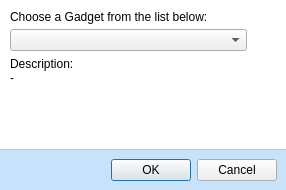
<?xml version="1.0" encoding="UTF-8"?>
<ui version="4.0">
 <class>AddGadgetWindow</class>
 <widget class="QDialog" name="AddGadgetWindow">
  <property name="geometry">
   <rect>
    <x>0</x>
    <y>0</y>
    <width>286</width>
    <height>190</height>
   </rect>
  </property>
  <property name="windowTitle">
   <string>Add Gadget</string>
  </property>
  <property name="styleSheet">
   <string>QDialog {
	background-color: rgb(201, 226, 252);
}
QWidget#contentWidget {
	background-color: white;
}
QFrame#buttonBoxFrame {
	border-top: 1px solid #B8C6D9;
}</string>
  </property>
  <layout class="QVBoxLayout" name="verticalLayout">
   <property name="spacing">
    <number>0</number>
   </property>
   <property name="margin">
    <number>0</number>
   </property>
   <item>
    <widget class="QWidget" name="contentWidget" native="true">
     <property name="sizePolicy">
      <sizepolicy hsizetype="Preferred" vsizetype="Expanding">
       <horstretch>0</horstretch>
       <verstretch>0</verstretch>
      </sizepolicy>
     </property>
     <layout class="QVBoxLayout" name="verticalLayout_4">
      <property name="spacing">
       <number>5</number>
      </property>
      <property name="margin">
       <number>10</number>
      </property>
      <item>
       <widget class="QLabel" name="label">
        <property name="text">
         <string>Choose a Gadget from the list below:</string>
        </property>
       </widget>
      </item>
      <item>
       <layout class="QHBoxLayout" name="horizontalLayout">
        <item>
         <widget class="QComboBox" name="cmbGadgets"/>
        </item>
        <item>
         <widget class="QToolButton" name="cmdReload">
          <property name="icon">
           <iconset resource="../main.qrc">
            <normaloff>:/gui/icons/view-refresh.png</normaloff>:/gui/icons/view-refresh.png</iconset>
          </property>
          <property name="autoRaise">
           <bool>true</bool>
          </property>
         </widget>
        </item>
       </layout>
      </item>
      <item>
       <layout class="QVBoxLayout" name="verticalLayout_3">
        <property name="spacing">
         <number>0</number>
        </property>
        <item>
         <widget class="QLabel" name="label_2">
          <property name="font">
           <font>
            <pointsize>9</pointsize>
           </font>
          </property>
          <property name="text">
           <string>Description:</string>
          </property>
         </widget>
        </item>
        <item>
         <widget class="QLabel" name="lblDescription">
          <property name="sizePolicy">
           <sizepolicy hsizetype="Preferred" vsizetype="Expanding">
            <horstretch>0</horstretch>
            <verstretch>0</verstretch>
           </sizepolicy>
          </property>
          <property name="minimumSize">
           <size>
            <width>0</width>
            <height>60</height>
           </size>
          </property>
          <property name="font">
           <font>
            <pointsize>9</pointsize>
           </font>
          </property>
          <property name="text">
           <string>-</string>
          </property>
          <property name="alignment">
           <set>Qt::AlignLeading|Qt::AlignLeft|Qt::AlignTop</set>
          </property>
          <property name="wordWrap">
           <bool>true</bool>
          </property>
         </widget>
        </item>
       </layout>
      </item>
     </layout>
    </widget>
   </item>
   <item>
    <widget class="QFrame" name="buttonBoxFrame">
     <layout class="QVBoxLayout" name="verticalLayout_2">
      <item>
       <widget class="QDialogButtonBox" name="buttonBox">
        <property name="orientation">
         <enum>Qt::Horizontal</enum>
        </property>
        <property name="standardButtons">
         <set>QDialogButtonBox::Cancel|QDialogButtonBox::Ok</set>
        </property>
       </widget>
      </item>
     </layout>
    </widget>
   </item>
  </layout>
 </widget>
 <resources>
  <include location="../main.qrc"/>
 </resources>
 <connections>
  <connection>
   <sender>buttonBox</sender>
   <signal>accepted()</signal>
   <receiver>AddGadgetWindow</receiver>
   <slot>accept()</slot>
   <hints>
    <hint type="sourcelabel">
     <x>142</x>
     <y>166</y>
    </hint>
    <hint type="destinationlabel">
     <x>142</x>
     <y>91</y>
    </hint>
   </hints>
  </connection>
  <connection>
   <sender>buttonBox</sender>
   <signal>rejected()</signal>
   <receiver>AddGadgetWindow</receiver>
   <slot>reject()</slot>
   <hints>
    <hint type="sourcelabel">
     <x>142</x>
     <y>166</y>
    </hint>
    <hint type="destinationlabel">
     <x>142</x>
     <y>91</y>
    </hint>
   </hints>
  </connection>
 </connections>
</ui>
